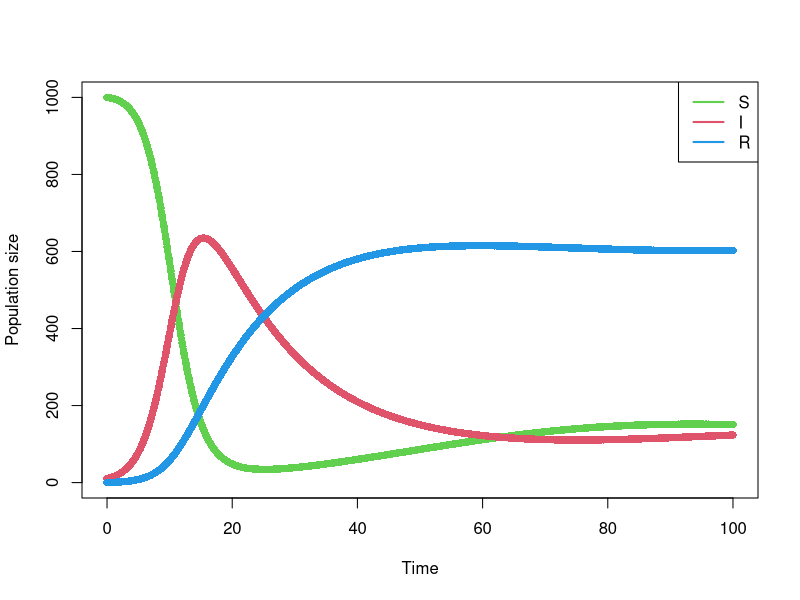

Recreate this plot in R.
## ---- chunk 1
knitr::opts_chunk$set(echo = T)

## ---- chunk 2
DiagrammeR::grViz("digraph {

# Initialize graph
graph [layout = dot, rankdir = LR]

# Define the nodes and global styles of the nodes. We can override these in box if we wish
node [shape = circle, style = filled]

#Edges in graphs must be between nodes, therefore dummy nodes are needed for signaling edges and input/output edges

OS [fixedsize = TRUE, width = 0, height = 0, label = ''] #Dummy node
S [fillcolor = green]
SI [fixedsize = TRUE, width = 0, height = 0, label = ''] #Dummy node
I [fillcolor = red]
IO [fixedsize = TRUE, width = 0, height = 0, label = ''] #Dummy node
R [fillcolor = blue]

# edge definitions with the node IDs
edge[fontsize = 10]
# Edge weights are not necessary, but can be used to get edges in straight line (higher weight edges have more emphasis)

S -> SI [label = 'rI', weight = 2, dir = none]
SI -> I [weight = 2]
I -> SI [label = '+', tailport = n, style = dashed, fontcolor = blue, color = blue]
OS -> S [label = 'rBirth', weight = 2]
I -> IO [label = 'rDeath', weight = 2]

I -> R [label = 'rR', weight = 1]
R -> S [label = 'rS', weight = 1]
}")
## ---- chunk 3
SIR <- function(state, parameters) {# SIR is the name of this function with state and parameters 
  # with function executes lines in {} (recursive equations) using values defined in state and parameters
  with(as.list(c(state, parameters)),{  
    dS <- rBirth + rS*R - rI*S*I #ODE for susceptible population
    dI <- rI*S*I - rR*I - rDeath*I #ODE for infected population
    dR <- rR*I - rS*R #ODE for recovered population
      
    data.frame(S=S+dS,I=I+dI,R=R+dR) #Return new value of variables
  })
}

## ---- chunk 4
parameters <- c(rBirth = 3, #Birth rate
                rDeath = 0.02, #Death rate
                rI = 0.0005, #Infection rate
                rR = 0.05, #Recovery rate
                rS = 0.01 #Loss of immunity rate
                )
## ---- chunk 5
state <- data.frame(S = 1000, #Initial number of susceptible individuals  
                    I = 10, #Initial number of infected individuals
                    R = 0 #Initial number of recovered individuals
          )
## ---- chunk 6
dt <- 0.1 #Define time step
times <- seq(from = 0,to = 100, by = dt) #Definition of time (initial,final,step size)

for(i in 2:length(times)){
  state <- rbind(state,# Add new values as a row to existing table 
                 SIR(state[i-1,], #Use previous row (i-1) as input into function
                     dt*parameters) #We scale parameter values by the time step
                 )
}
state <- cbind(time=times,state)
## ---- chunk 7
plot(state[,"time"],state[,"S"],col=3,lwd=2,pch=16,type="b",xlab="Time",ylab="Population size",ylim=c(0,1000)) #Plot S population vs time
lines(state[,"time"],state[,"I"],col=2,lwd=2,pch=16,type="b") #Plot I population vs time
lines(state[,"time"],state[,"R"],col=4,lwd=2,pch=16,type="b") #Plot R population vs time
legend("topright",legend = c("S","I","R"),col = c(3,2,4),lwd = 2) #Define plot legend
